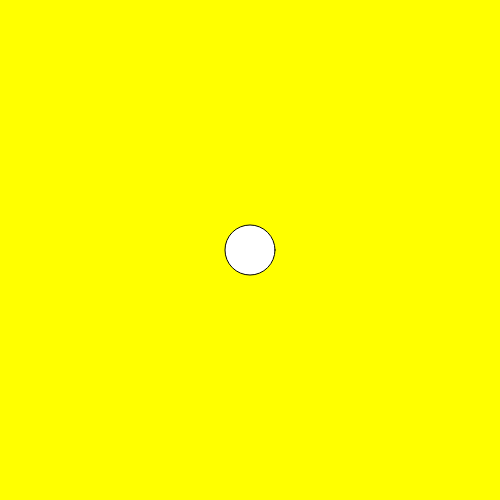
Frame 1 (no input)
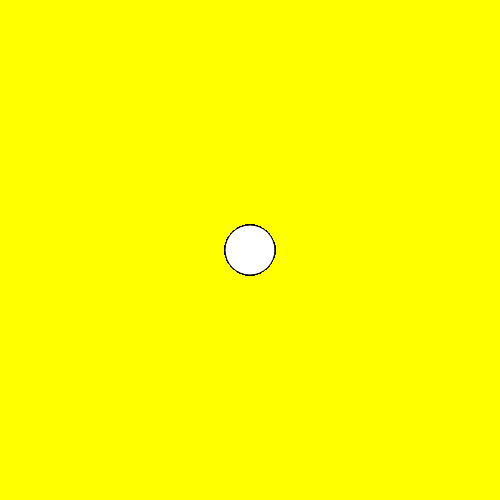
Frame 60 (no input)
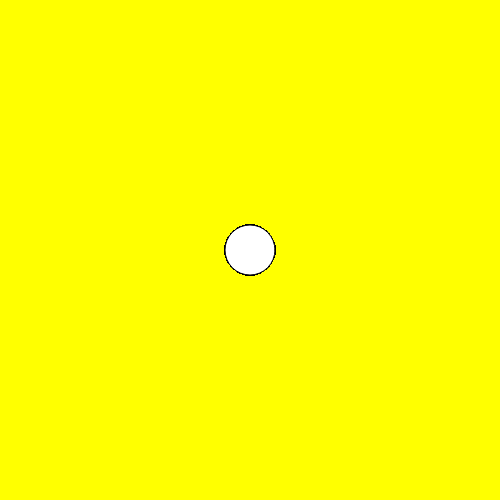
Frame 120 (the mouse pressed at the canvas centre since frame 60)

The p5.js sketch that drew these frames (run headless with seeded random() and noise() and a simulated clock; from frame 60 on, the mouse is pressed at the canvas centre):

// p5.js sketch
// ── sketch.js
//var num= 100; 
//var num2= 50;
//var message= "hello";
//var anothermessage= "goodbye";
//var BooleanVar= true;
//var BooleanVar2= false;
//
//function setup() { 
//console.log(num);
//console.log("num+num2=" + (num+num2));
//console.log(num*num2);
//console.log(num/num2);
//console.log(message);
//console.log(message+anothermessage);
//console.log(message+ " "+ anothermessage);
//console.log(BooleanVar);
//console.log(BooleanVar2);
//
//var message2= "this will only work in the setup"
//console.log(message2);
//    
//// This is not going to work
//console.log(message*anothermessage);
//
///*
//If you want to
//write more stuff...
//use a multiple line comment. 
//*/ 
//}
//
//function draw() {
//console.log(num);
//  
//}

var recX=50;
var recY=70;
var recW=150;
var recH=150;

function setup() {
    createCanvas(500,500);
    background(255,255,0);
    //background(125) = grayscale 
    console.log("width:"+width+ " "+ "height"+height);
    
}

function draw() {
    //x, y, wdith, height
    ellipse(width/2,height/2,50,50);
    // width/2, height/2 = centered object 
}
